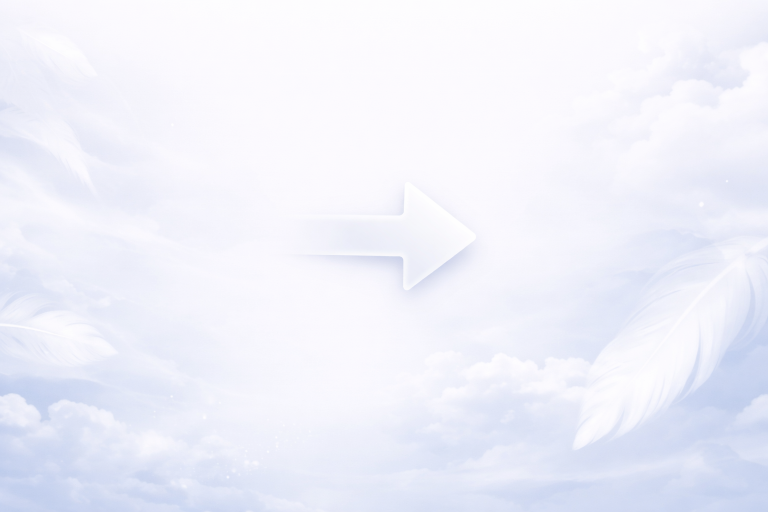
#> input picture docs/assets/image1.png, 1536 x 1024 px (shown at 1/2 size)
$ python -i build_dmg.py   (imports and definitions only)
#> lines starting #> are read from the running program, lines starting #| are printed output that depends on the picture
#!/usr/bin/env python3
"""Build a polished drag-and-drop DMG installer for FreeWhisper."""

from __future__ import annotations

import subprocess
import tempfile
import time
from pathlib import Path

from PIL import Image, ImageDraw, ImageFilter, ImageOps

from build_standalone_app import APP_NAME, BUNDLE_PATH, build_bundle


ROOT = Path(__file__).resolve().parent
DMG_PATH = ROOT / f"{APP_NAME}.dmg"
VOLUME_NAME = APP_NAME
BACKGROUND_DIR_NAME = "ㅤ"
BACKGROUND_FILE_NAME = "background.png"
WINDOW_BOUNDS = (120, 120, 860, 520)
WINDOW_WIDTH = WINDOW_BOUNDS[2] - WINDOW_BOUNDS[0]
WINDOW_HEIGHT = WINDOW_BOUNDS[3] - WINDOW_BOUNDS[1]
APP_ICON_POSITION = (155, 190)
APPLICATIONS_ICON_POSITION = (505, 190)
ICON_SIZE = 128
RETINA_SCALE = 2
BACKGROUND_CENTERING = (0.33, 0.38)
CUSTOM_BACKGROUND_SOURCE = ROOT / "docs" / "assets" / "image1.png"
BUNDLE_CANDIDATES = (
    BUNDLE_PATH,
    Path("/Applications") / f"{APP_NAME}.app",
    Path.home() / "Applications" / f"{APP_NAME}.app",
    Path.home() / "Desktop" / f"{APP_NAME}.app",
)


# [75 lines left out: functions run, ensure_app_bundle, default_background_image, not called in this run]


def create_background_image(path: Path) -> None:
#> called with path = 'docs/assets/image1.png'
    if CUSTOM_BACKGROUND_SOURCE.exists():
        image = Image.open(CUSTOM_BACKGROUND_SOURCE).convert("RGBA")
        image = ImageOps.fit(
            image,
            (WINDOW_WIDTH, WINDOW_HEIGHT),
            method=Image.LANCZOS,
            centering=BACKGROUND_CENTERING,
        )
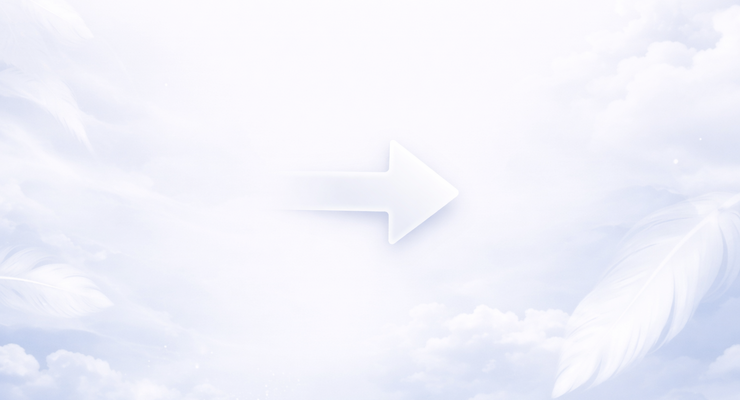
#> image: PIL image 740x400 RGBA; mean R, G, B, A 241.1, 241.9, 251, 255
    else:
        image = default_background_image()

    image.convert("RGB").save(path)


# [140 lines left out: functions stage_payload, hide_auxiliary_entries, customize_finder_window, remove_auxiliary_entries, build_dmg, not called in this run]


def main() -> None:
    dmg_path = build_dmg()
    print(f"Built DMG at {dmg_path}")


# [2 lines not run here, left out]

>>> result = create_background_image('docs/assets/image1.png')
